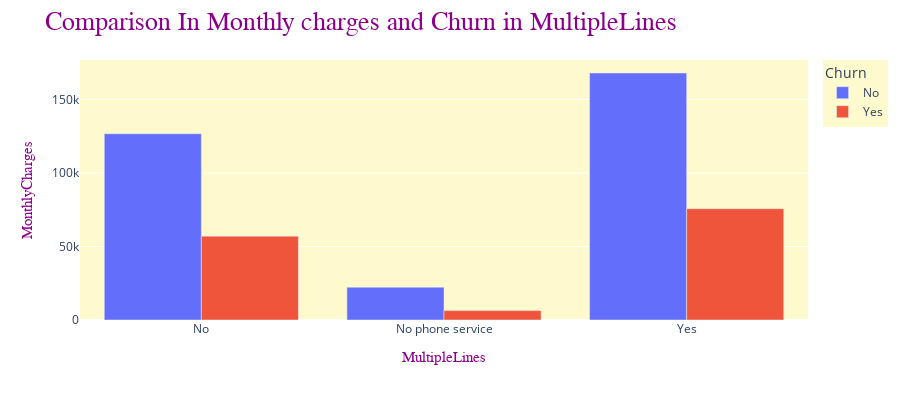

The cell this chart's notebook holds for it:
### Code cell
fig = px.bar(df_3, x='MultipleLines', y='MonthlyCharges', barmode = "group",
             hover_data=['MultipleLines', 'Churn'], color='Churn', height=400)

fig.update_layout(legend = dict(bgcolor = "LemonChiffon", orientation = "v"), 
                  plot_bgcolor = "LemonChiffon")
fig.update_layout(title = dict(text =  'Comparison In Monthly charges and Churn in MultipleLines ',
                              
                                  font = dict(family = "Balto", color = "DarkMagenta", size = 26)))
fig.update_xaxes(title_text= "MultipleLines", 
                 title_font_family= "Arial", 
                 title_font_size = 15,
                 title_font_color = "DarkMagenta")#, )
fig.update_yaxes(title_text= "MonthlyCharges",  
                 title_font_family= "Arial", 
                 title_font_size = 15,
                 title_font_color = "DarkMagenta")

fig.show()

### Figure 1 — Plotly figure (JSON) as saved in the notebook; plotly's stock layout.template omitted (floating-point values rounded to 4 significant figures)
{"data": [{"alignmentgroup": "True", "customdata": [["No"], ["No"], ["No"]], "hovertemplate": "Churn=%{customdata[0]}<br>MultipleLines=%{x}<br>MonthlyCharges=%{y}<extra></extra>", "legendgroup": "No", "marker": {"color": "#636efa", "pattern": {"shape": ""}}, "name": "No", "offsetgroup": "No", "orientation": "v", "showlegend": true, "textposition": "auto", "type": "bar", "x": ["No", "No phone service", "Yes"], "xaxis": "x", "y": [126700.0, 22280.0, 168000.0], "yaxis": "y"}, {"alignmentgroup": "True", "customdata": [["Yes"], ["Yes"], ["Yes"]], "hovertemplate": "Churn=%{customdata[0]}<br>MultipleLines=%{x}<br>MonthlyCharges=%{y}<extra></extra>", "legendgroup": "Yes", "marker": {"color": "#EF553B", "pattern": {"shape": ""}}, "name": "Yes", "offsetgroup": "Yes", "orientation": "v", "showlegend": true, "textposition": "auto", "type": "bar", "x": ["No", "No phone service", "Yes"], "xaxis": "x", "y": [57040.0, 6381.0, 75710.0], "yaxis": "y"}], "layout": {"barmode": "group", "height": 400, "legend": {"bgcolor": "LemonChiffon", "orientation": "v", "title": {"text": "Churn"}, "tracegroupgap": 0}, "margin": {"t": 60}, "plot_bgcolor": "LemonChiffon", "title": {"font": {"color": "DarkMagenta", "family": "Balto", "size": 26}, "text": "Comparison In Monthly charges and Churn in MultipleLines "}, "xaxis": {"anchor": "y", "domain": [0, 1], "title": {"font": {"color": "DarkMagenta", "family": "Arial", "size": 15}, "text": "MultipleLines"}}, "yaxis": {"anchor": "x", "domain": [0, 1], "title": {"font": {"color": "DarkMagenta", "family": "Arial", "size": 15}, "text": "MonthlyCharges"}}}}
